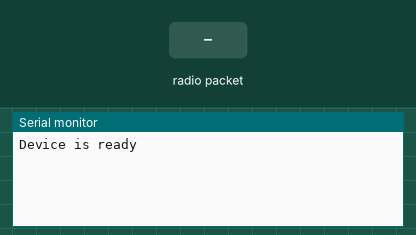
A sketch run on a simulated Arduino Uno, built with avr-gcc and run on an emulated ATmega328P. Shown: the last lines printed to the serial monitor. Inputs (shaded band) come from the test bench. No radio packets arrive unless stated.

Above: at 1.2 s.
1.3 s: radio packet "1" arrives
At 1.8 s:
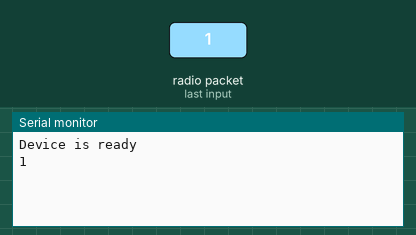
2.8 s: radio packet "0" arrives
At 4.0 s:
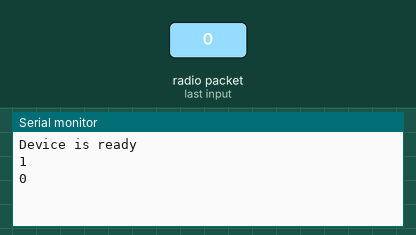
4.3 s: radio packet "2" arrives
At 5.3 s:
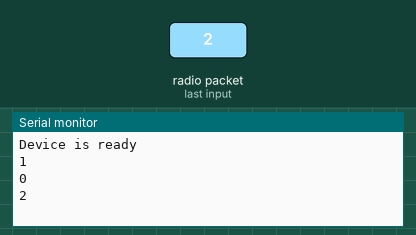

The sketch:

sketch_feb06a.ino
```cpp
#include <VirtualWire.h>
byte msg[VW_MAX_MESSAGE_LEN]; // a buffer to store the incoming message
byte len=VW_MAX_MESSAGE_LEN;
void setup()
{
Serial.begin(9600);
Serial.println("Device is ready");
// Initialize the IO and ISR
vw_setup(2000); // used for Bits per sec
vw_rx_start(); // Starting the receiver
}
void loop()
{
if (vw_get_message(msg, &len))
{
for(int i=0;i<len;++i)
Serial.print(char(msg[i]));
Serial.println();
}
}
```

Measured:
- after the input at 1.3 s, the serial monitor: prints a new line at once (image 1)
- after the input at 2.8 s, the serial monitor: prints a new line at once (image 2)
- after the input at 4.3 s, the serial monitor: prints a new line at once (image 3)
